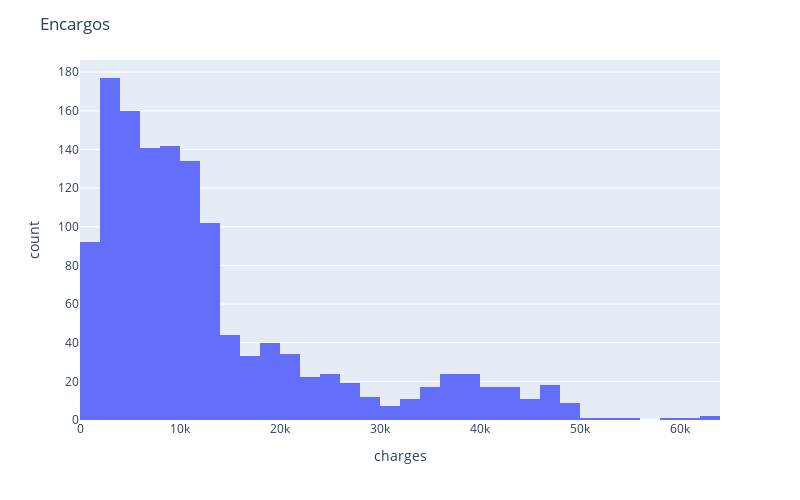

Notebook source saved alongside this figure:
### Code cell
import plotly.express as px

hist =  px.histogram (df,  x = "charges", nbins=60) 
hist.update_layout(width=800,height=500,title_text='Encargos') 
hist.show()

### Figure 1 — Plotly figure (JSON) as saved in the notebook; plotly's stock layout.template omitted (floating-point values rounded to 4 significant figures; data arrays with more than 128 entries replaced by an {"elided": "..."} marker saying what was removed)
{"data": [{"alignmentgroup": "True", "bingroup": "x", "hovertemplate": "charges=%{x}<br>count=%{y}<extra></extra>", "legendgroup": "", "marker": {"color": "#636efa", "pattern": {"shape": ""}}, "name": "", "nbinsx": 60, "offsetgroup": "", "orientation": "v", "showlegend": false, "type": "histogram", "x": {"elided": "1338 float values"}, "xaxis": "x", "yaxis": "y"}], "layout": {"barmode": "relative", "height": 500, "legend": {"tracegroupgap": 0}, "margin": {"t": 60}, "title": {"text": "Encargos"}, "width": 800, "xaxis": {"anchor": "y", "domain": [0, 1], "title": {"text": "charges"}}, "yaxis": {"anchor": "x", "domain": [0, 1], "title": {"text": "count"}}}}
